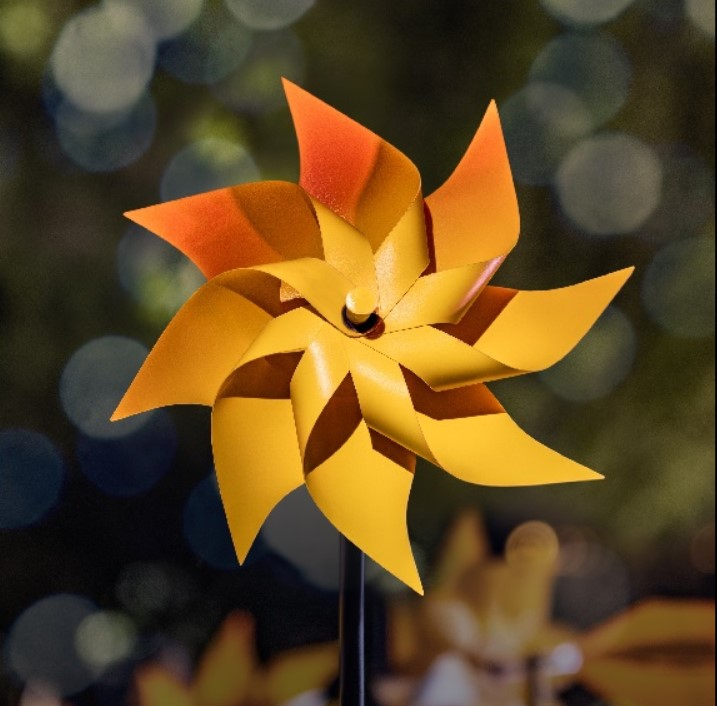
#> input picture lab2/edgeflower.jpg, 717 x 706 px
$ python compare.py
#> lines starting #> are read from the running program, lines starting #| are printed output that depends on the picture
### lab2/functions.py
import cv2 as cv
import matplotlib.pyplot as plt
import numpy as np

def read_image(path):

    # Reads an image from the specified file path.
    # Parameters:
    # path (str): The file path to the image.
    # Returns:
    # numpy.ndarray: The image read from the file, or None if the image could not be loaded.

#> called with path = 'edgeflower.jpg'
    return cv.imread(path)
#> returned value is the input picture: shape (706, 717, 3); mean B, G, R 35, 71.9, 95.6

def transform_to_gray(image):

    # Converts a color image to grayscale.
    # Parameters:
    # image (numpy.ndarray): The input color image in RGB format.
    # Returns:
    # numpy.ndarray: The grayscale version of the input image.

    return cv.cvtColor(image, cv.COLOR_RGB2GRAY)
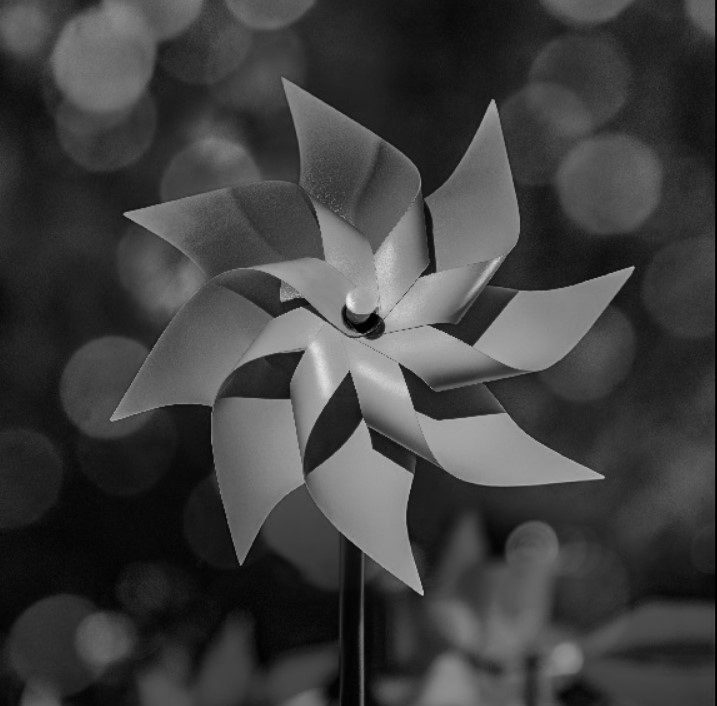
#> returned value: shape (706, 717); min 0, max 245, mean 63.6

# [192 lines left out: functions apply_negative_transform_1, apply_negative_transform_2, plot_Histogram, plot_Histogram2, plot_Histogram3, histogram_stretching and 3 more, not called in this run]

def plot2img(img1,img2,title1,title2,title):
    plt.figure(title)
    plt.subplot(1, 2, 1)
    plt.imshow(img1,cmap='gray')
    plt.title(title1)
    plt.axis('off')

    plt.subplot(1, 2, 2)
    plt.imshow(img2,cmap='gray')
    plt.title(title2)
    plt.axis('off')
    plt.tight_layout()

def plot4img(img1,img2,img3,img4,title1,title2,title3,title4,title):
    plt.figure(title)
    plt.subplot(2, 2, 1)
    plt.imshow(img1, cmap='gray')
    plt.title(title1)
    plt.axis('off')

    plt.subplot(2, 2, 2)
    plt.imshow(img2, cmap='gray')
    plt.title(title2)
    plt.axis('off')

    plt.subplot(2, 2, 3)
    plt.imshow(img3, cmap='gray')
    plt.title(title3)
    plt.axis('off')

    plt.subplot(2, 2, 4)
    plt.imshow(img4, cmap='gray')
    plt.title(title4)
    plt.axis('off')
    plt.tight_layout()

# [13 lines left out: functions sobel_edge_detection, canny_edge_detection, not called in this run]

def laplacian_edge_detection(image):

    # Apply Laplacian of Gaussian (LoG) edge detector
    laplacian = cv.Laplacian(image, cv.CV_64F)
    laplacian = cv.convertScaleAbs(laplacian)
    plot2img(image,laplacian,'Grayscale','edge detection','LoG Method')
    return laplacian

### lab2/compare.py
import cv2 as cv
import matplotlib.pyplot as plt
import numpy as np
import skimage.util as ski
import functions

def main():

    img=functions.read_image('edgeflower.jpg')
    im_gray=functions.transform_to_gray(img)
    noissy_img=ski.random_noise(im_gray, mode='gaussian', mean=0, var=0.1)
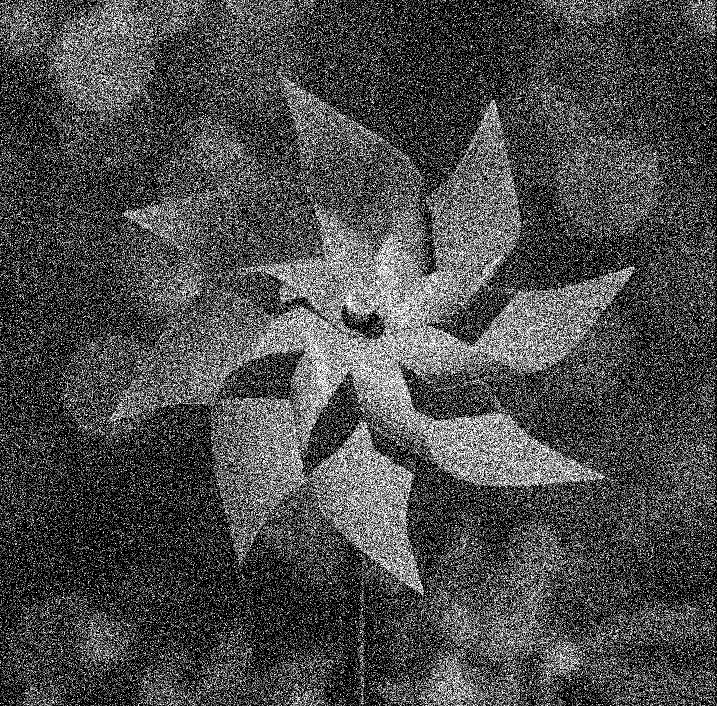
#> noissy_img: shape (706, 717) float64; min 0, max 1, mean 0.296
    noissy_img=(255 * noissy_img).astype(np.uint8)
    functions.plot2img(im_gray,noissy_img,'Grayscale','Gaussian noise','the image')
    # ############################################################################################
    # # Sobel Method
    # sobel_x, sobel_y = functions.sobel_edge_detection(image=im_gray, kerneksize=3)
    # sobel_x_n, sobel_y_n = functions.sobel_edge_detection(image=noissy_img, kerneksize=3)
    # gradient = np.sqrt(np.power(sobel_x, 2) + np.power(sobel_y, 2))
    # gradient_n = np.sqrt(np.power(sobel_x_n, 2) + np.power(sobel_y, 2))
    # gradient = cv.convertScaleAbs(gradient)
    # gradient_n = cv.convertScaleAbs(gradient_n)
    # _, binary_edge = cv.threshold(gradient, 50, 255, cv.THRESH_BINARY)
    # _, binary_edge_n = cv.threshold(gradient_n,200, 255, cv.THRESH_BINARY)
    # functions.plot4img(im_gray,noissy_img,binary_edge,binary_edge_n,'Grayscale','noissy image','edge detection for image',
    #                    'edge detection for noissy image','Sobel Method')

    ############################################################################################
    # # Canny Method
    # low_threshold, high_threshold = 50, 100
    # edges=functions.canny_edge_detection(im_gray, low_threshold, high_threshold)
    # # Apply Gaussian blur to reduce noise
    # blurred_image = cv.GaussianBlur(noissy_img, (15,15),0)
    # edges_n = cv.Canny(blurred_image, low_threshold, high_threshold)
    # functions.plot4img(im_gray,noissy_img,edges,edges_n,'Grayscale','edge detection',
    #                    'edge detection for image','edge detection for noissy image','canny Method')

    ############################################################################################
    # # # LoG Method
    edges=functions.laplacian_edge_detection(im_gray)
#> in laplacian_edge_detection, `laplacian = cv.Laplacian(image, cv.CV_64F)`:
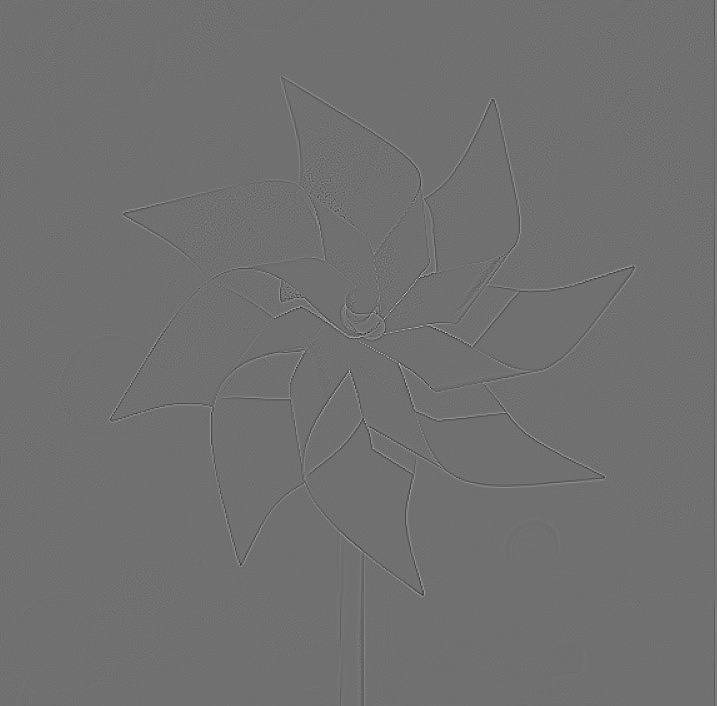
#> laplacian: shape (706, 717) float64; min -263, max 333, mean 0; drawn with min black and max white
#> in laplacian_edge_detection, `laplacian = cv.convertScaleAbs(laplacian)`:
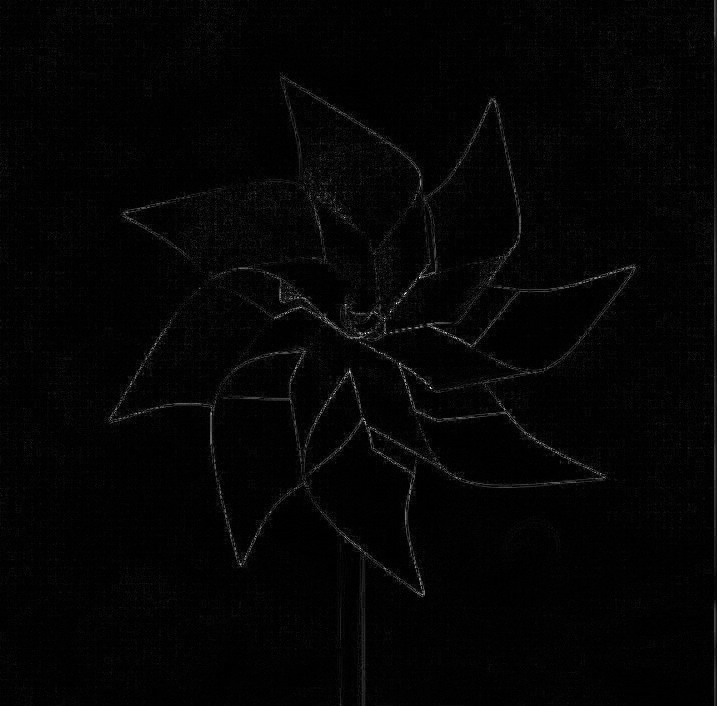
#> laplacian: shape (706, 717); min 0, max 255, mean 4.5
    blurred_image = cv.GaussianBlur(noissy_img, (3,3),0)
    edges_n = functions.laplacian_edge_detection(blurred_image)
#> in laplacian_edge_detection (call 2), `laplacian = cv.Laplacian(image, cv.CV_64F)`:
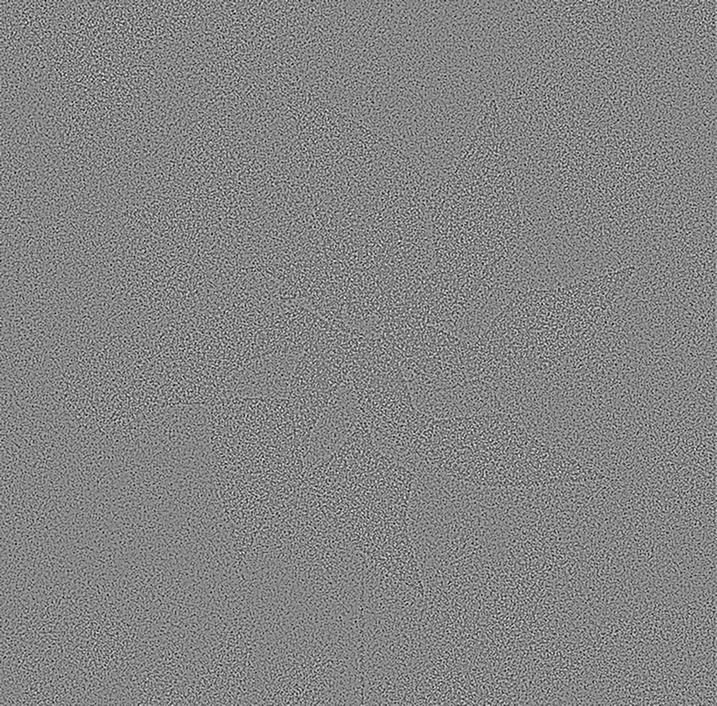
#> laplacian: shape (706, 717) float64; min -174, max 160, mean 0; drawn with min black and max white
#> in laplacian_edge_detection (call 2), `laplacian = cv.convertScaleAbs(laplacian)`:
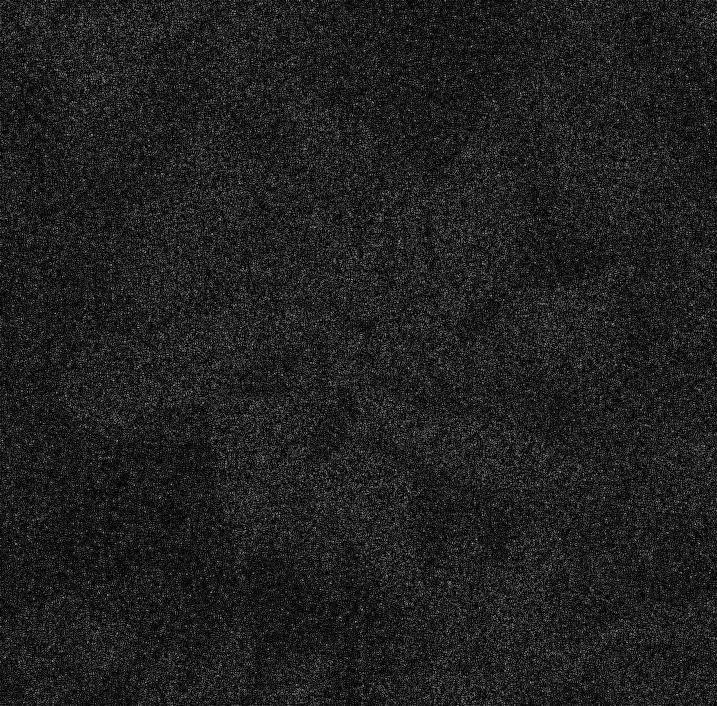
#> laplacian: shape (706, 717); min 0, max 174, mean 32.2
    functions.plot4img(im_gray,noissy_img,edges,edges_n,'Grayscale','edge detection',
                       'edge detection for image','edge detection for noissy image','LoG Method')

    plt.show()


main()

$ run again, with lab2/flower.JPG copied over lab2/edgeflower.jpg
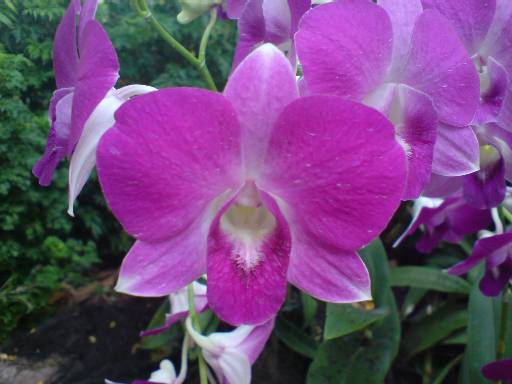
#> input picture lab2/flower.JPG, 512 x 384 px
#> in read_image, returned value is the input picture: shape (384, 512, 3); mean B, G, R 122.4, 71.3, 113.4
#> in main, `blurred_image = cv.GaussianBlur(noissy_img, (3,3),0)`:
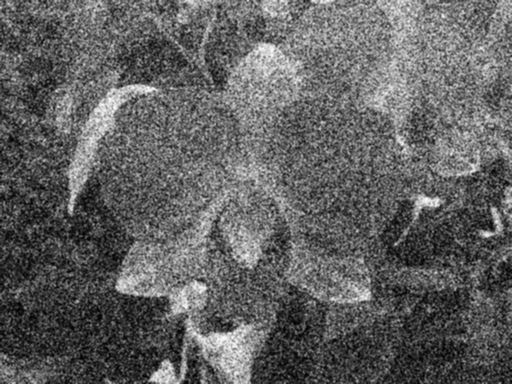
#> blurred_image: shape (384, 512); min 0, max 255, mean 97.2
#> in laplacian_edge_detection (call 2), `laplacian = cv.convertScaleAbs(laplacian)`:
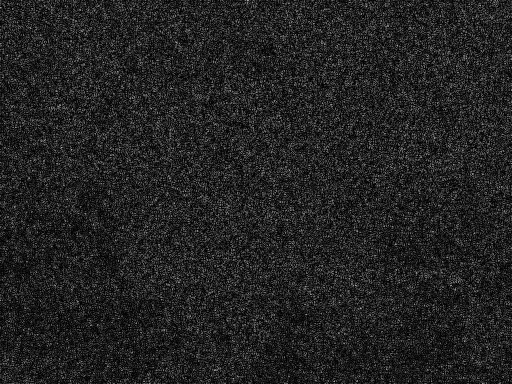
#> laplacian: shape (384, 512); min 0, max 176, mean 34.6

$ run again, with lab2/nature.jpg copied over lab2/edgeflower.jpg
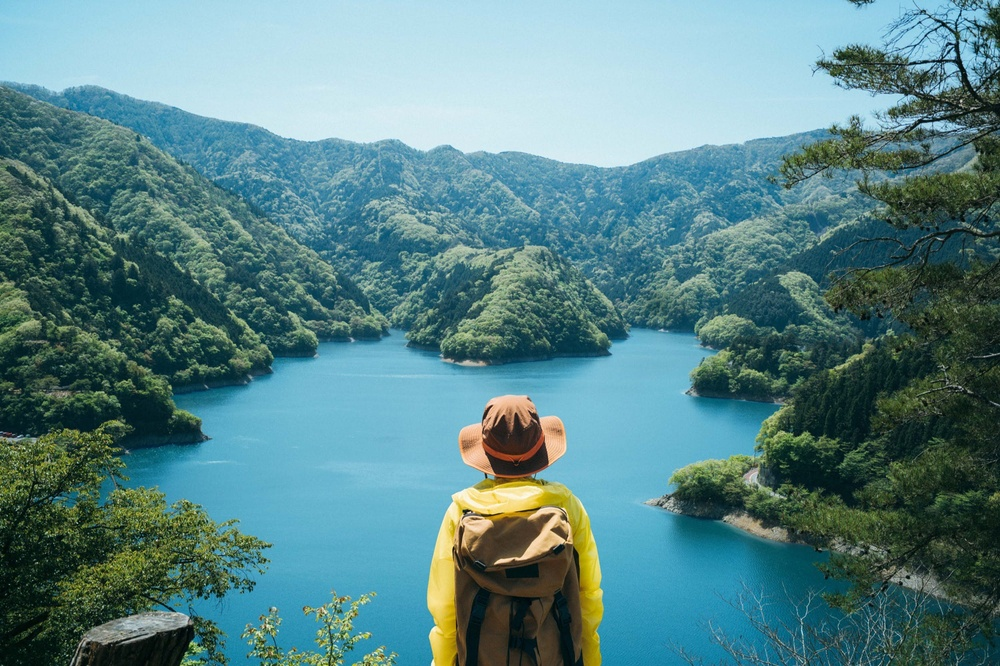
#> input picture lab2/nature.jpg, 1000 x 666 px, shrunk from 2500 x 1666 before the run
#> in read_image, returned value is the input picture: shape (666, 1000, 3); mean B, G, R 134.4, 131.5, 88.7
#> in main, `noissy_img=ski.random_noise(im_gray, mode='gaussian', mean=0, var=0.1)`:
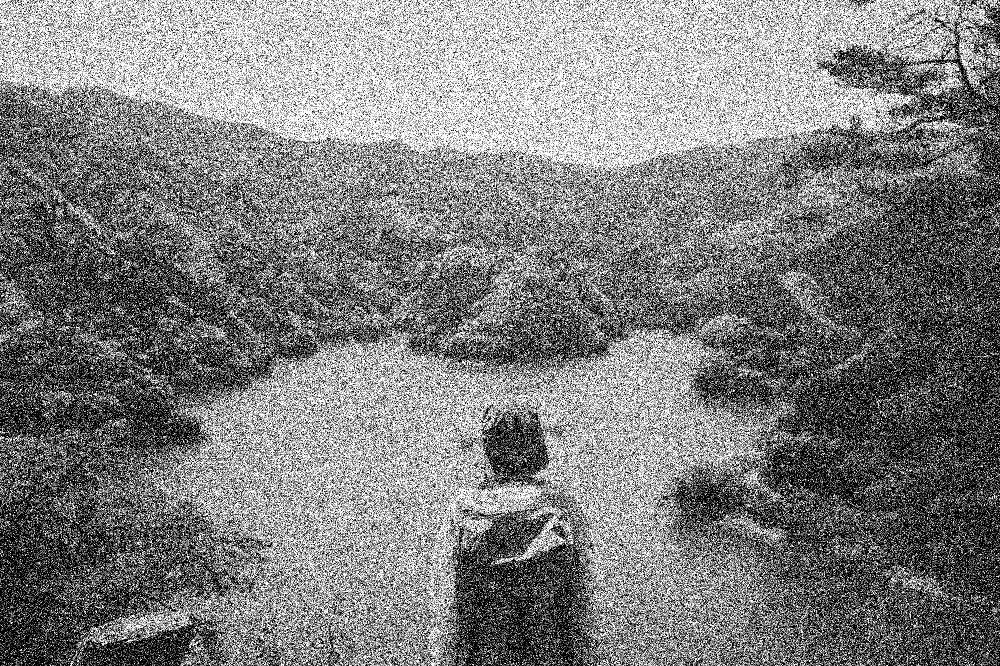
#> noissy_img: shape (666, 1000) float64; min 0, max 1, mean 0.499
#> in laplacian_edge_detection (call 2), `laplacian = cv.convertScaleAbs(laplacian)`:
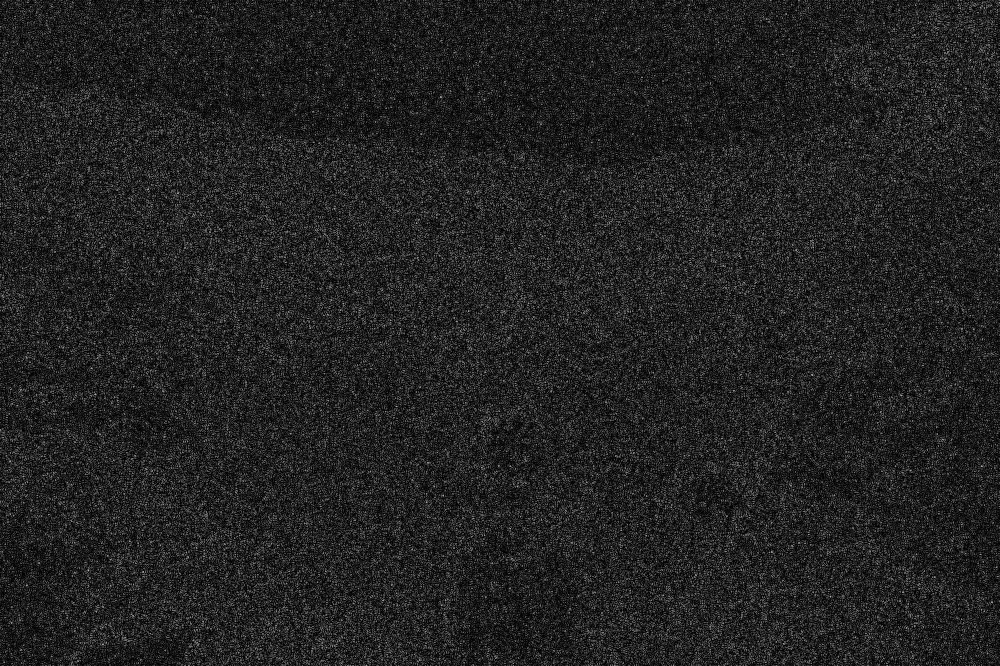
#> laplacian: shape (666, 1000); min 0, max 188, mean 34.5
